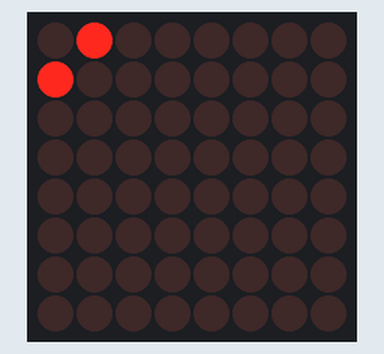
Bench run of a sketch on a simulated Arduino Uno, built with avr-gcc and run on an emulated ATmega328P. On the bench: 8×8 LED matrix.

Above: at 0.13 s.
At 0.65 s:
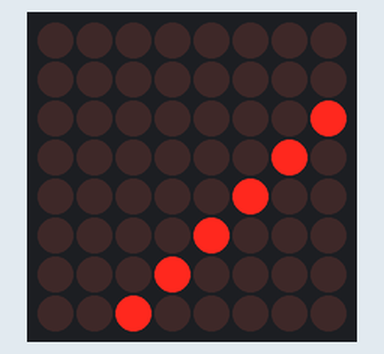
At 1.28 s:
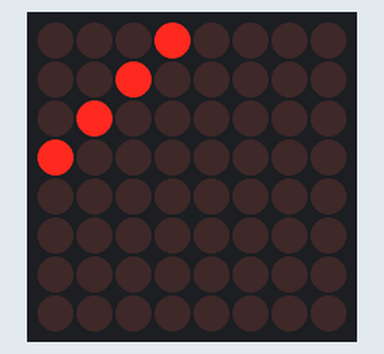

Measured:
- by itself, everything shown: repeats every 1.0 s, in 16 steps

The sketch:

Wave00.ino
```cpp
#include "LedControl.h"
#include <binary.h>

//Size of led matrix
#define SIZE 8
//Speed of animation
#define SPEED 60

LedControl lc=LedControl(12,10,11,1);

int numberLeds[SIZE];
int con[SIZE];

void setup() {

  for(int i = 0; i < SIZE; i++){
    numberLeds[i] = i;
    con[i] = (SIZE * 16)>>i;
  }
  lc.shutdown(0,false);
  lc.setIntensity(0,1);

}

void loop() {

delay(SPEED);
lc.clearDisplay(0);

for(int  i = SIZE - 1; i > 0 ; i--){
  numberLeds[i] = controlLightLed(numberLeds[i-1],numberLeds[i],con[i],i+1);
}

numberLeds[0] = lightLed(numberLeds[0],con[0]);

if(numberLeds[SIZE-1] > SIZE){
    for(int i = 0; i < SIZE; i++){
    numberLeds[i] = i;
  }
}

}

int controlLightLed(int auxm,int auxM,int con,int num){
  if(auxm >= num){
  auxM = lightLed(auxM,con);
  }
  return auxM;
}

int lightLed(int aux,int con){
  lc.setRow(0,aux,con);
  lc.setColumn(0,aux,con);
  aux++;
  return aux;
}
```
